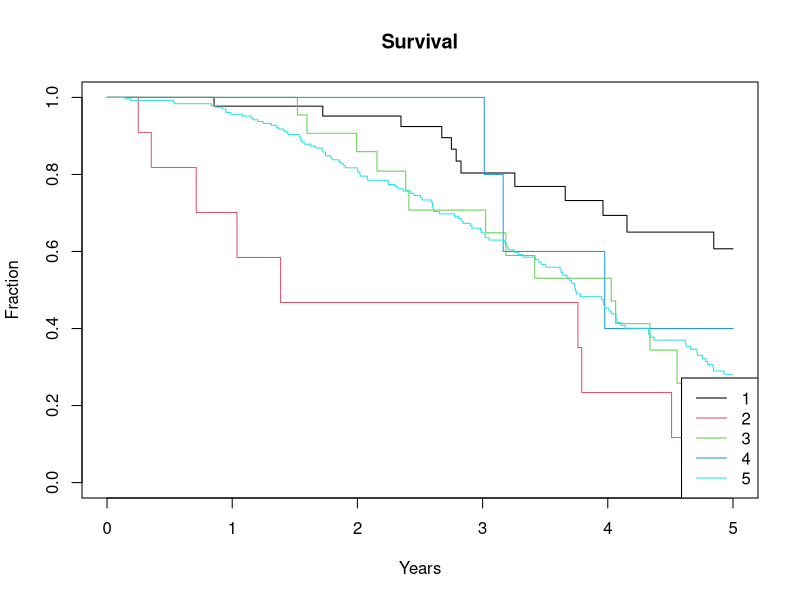

Reproduce this figure in R. (Note: this script raises an error after producing the figure.)
rm(list=ls())
# library(nrstats)
library(survival)
library(ggplot2)
library(rms)
# library(gridExtra);
# library(R.utils);
# library(GGally)
###### Experiment 

#' Survival Curves by a Variable. displays p-values by log-rank & cox model
#' @export
#'
#' @param event_time   Time to Event
#' @param event        Event occured or not (0 or 1)
#' @param Max          Maximum time to display on graph
#' @param Var          Variable to split Survival Curves by (should be categorical or ordinal)
#' @param lgnd         Legend text (optional)
#' @param tit         Title of graph  (default = 'Survival')
#'
#' @return P-value from log-rank test
#'
#' @seealso \code{\link{qkm}}, \code{\link{ggkm}}, \code{\link{qkm_var_med}}, \code{\link{qkm_var_anal}}
#'

qkm2 <- function(event_time, event, max, var, lgnd, tit="Survival") {
  lbls = c("1","2","3","4","5","6","7","8","9");
  so <- Surv(event_time, event)~var
  colors<-seq(1,9,1);
  mfit<-survfit(so)
  #print(mfit)
  #print(survdiff(so))
  plot(mfit, xlim=c(0,max), conf.int=FALSE, xlab="Years", ylab="Fraction", col=colors)
  if ( missing(lgnd) ) {
    lnum = length(unique(na.omit(var)));
    ltxt = lbls[1:lnum];
    legend("bottomright", ltxt, lty=1, col=colors)
  } else {
    legend("bottomright", lgnd, lty=1, col=colors)

  }
  m <- coxph(so)
  #print(summary(m))
  title(tit)

  # Get annotations to add to graph for survival curve
  annot <- km_get_pval(so);
  if ( is.null(annot) ) { return (NA ) }
  stext(annot$str1, pos=0, side=3);
  stext(annot$str2, pos=1,side=3);

  return(annot$pv);
}


# Utility funciton to get strings to annotate graphs
# returns pvalue, and a couple of string annotations for graphs (ggkm, qkm2)
# input is a survival function object
km_get_pval <- function(so) {
  tmp <- tryCatch({survdiff(so)},
                  error = function(e) {
                    warning("Error computing survival difference for group");
                  }
  );

  # some problem computing survival difference
  if ( is.list(tmp) == FALSE ) {
    return(NULL);
  }
  # add log-rank p-value to top of graph
  df <- length(tmp$obs)-1;
  pv <- 1 - pchisq(tmp$chisq, df);
  if ( pv < 0.01) {
    str <- sprintf("log-rank p=%.2e", pv);
  } else {
    str <- sprintf("log-rank p=%.2f", pv);
  }


  # add N in each group to bottom of graph
  str2 <- "";
  for (j in 1:length(tmp$n)) {
    str2 <- paste(str2, "N",j,"= ",tmp$n[j], " ",sep="");
  }

  annot <- list();
  annot$str1 <- str;
  annot$str2 <- str2
  annot$pv <- pv;
  return(annot);
}


###### Experiment
ovdat <- read.csv("Supplementary_Files/Ovary_OS_KM_matrix.txt", sep="\t")

# Create a group bi-allelic pathogenic vs. all else
# also create an ID column
ovdat$group2 <- 0
ovdat$group2[ovdat$group == "bi_patho"] <- 1
ovdat$id2 <- paste("id",ovdat$ids, sep="")
rownames(ovdat) <- ovdat$id2


qkm2(ovdat$death/365, ovdat$status, 5, ovdat$group)
qkm2(ovdat$death/365, ovdat$status, 5, ovdat$group2, c("Wild-type","Bi-allelic Pathogenic"))


# Read in ovarian data
clindat <- read.csv("Supplementary_Files/ovary.csv", stringsAsFactors = FALSE)
clindat$samp_type <- substr(clindat$SAMPLE.ID, 14,15)
# remove smaples that are not 01
clindat <- subset(clindat, samp_type=="01")
clindat$id2 <- paste("id", substr(clindat$PATIENT.ID, 9,12), sep="")
rownames(clindat) <- clindat$id2


combdat <- merge(ovdat, clindat, by=0)
combdat$tmpStage <- combdat$Neoplasm.American.Joint.Committee.on.Cancer.Clinical.Group.Stage
combdat$new_stage <- NA
i <- which(combdat$tmpStage %in% c("Stage IA", "Stage IB", "Stage IC"))
combdat$new_stage[i] <- 1
i <- which(combdat$tmpStage %in% c("Stage IIA", "Stage IIB", "Stage IIC"))
combdat$new_stage[i] <- 2
i <- which(combdat$tmpStage %in% c("Stage IIIA", "Stage IIIB", "Stage IIIC"))
combdat$new_stage[i] <- 3
i <- which(combdat$tmpStage %in% c("Stage IV"))
combdat$new_stage[i] <- 4

# Group Stage I-II vs III/IV
combdat$new_stage2 <- 1
i <- which(combdat$new_stage > 2)
combdat$new_stage2[i] <- 2


qkm2(combdat$death/365, combdat$status, 5, combdat$group2)
qkm2(combdat$death/365, combdat$status, 5, combdat$Neoplasm.American.Joint.Committee.on.Cancer.Clinical.Group.Stage)
qkm2(combdat$death/365, combdat$status, 5, combdat$new_stage)
qkm2(combdat$death/365, combdat$status, 5, combdat$new_stage2)


m<-coxph(Surv(death, status)~group2+new_stage+Age, data=combdat)

vars <- c("Genotype", "Stage","Age")
HRs <- c(0.46, 1.66, 1.01)
lowerCI <- c(0.28,1.25,1.001)
upperCI <- c(0.75,2.21,1.029)
forestPlot(vars, HRs, lowerCI, upperCI)
  
d <- data.frame(x = vars, y = HRs, ylo = lowerCI, yhi = upperCI)
xlb <- c(0.1, 0.25, 0.5, 0.75, 1, 2, 3, 4, 10)

pdf("Results_Figures_and_P_Values/Supplementary_Fig3_OS_Ovary.pdf",width=7,height=5)
p <- ggplot(d, aes(x = x, y = y, ymin = ylo, ymax = yhi)) + 
  geom_pointrange() + coord_flip()
p <- p + scale_y_log10(labels = xlb, breaks = xlb) 
p <- p + geom_hline(yintercept = 1, lty = 2)
p <- p + xlab("") + ylab("Hazard Ratio")
p <- p + myggplotdefaults() 
#+ theme(axis.line.y = element_blank())
dev.off()
